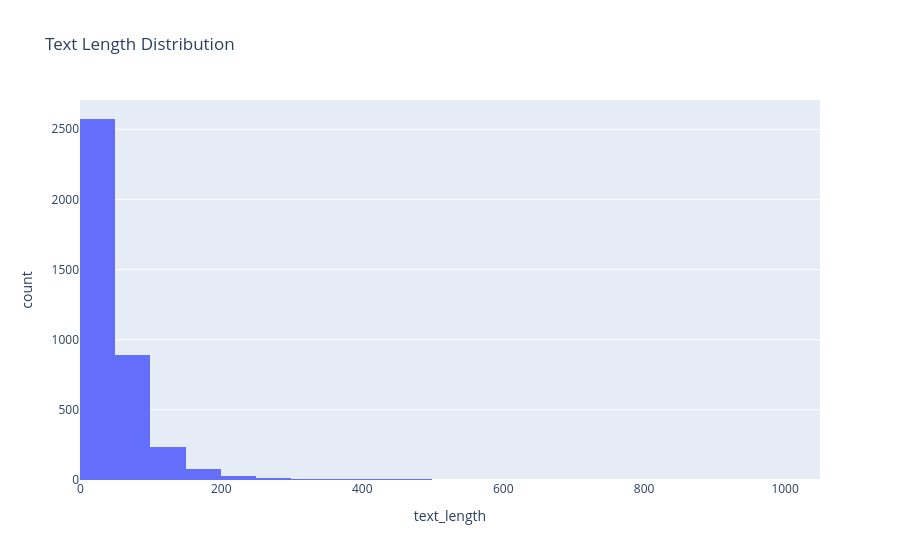

The cell this chart's notebook holds for it:
### Markdown cell above
### D) Text Length Analysis

Text length analysis evaluated the distribution of post lengths in characters.  

This insight helps determine appropriate tokenization limits, sequence lengths for NLP models, and detection of unusually short or long posts that may affect model performance.

### Code cell
eda.text_length_analysis()

### Figure 1 — Plotly figure (JSON) as saved in the notebook; plotly's stock layout.template omitted (floating-point values rounded to 4 significant figures; data arrays with more than 128 entries replaced by an {"elided": "..."} marker saying what was removed)
{"data": [{"bingroup": "x", "hovertemplate": "text_length=%{x}<br>count=%{y}<extra></extra>", "legendgroup": "", "marker": {"color": "#636efa", "pattern": {"shape": ""}}, "name": "", "nbinsx": 50, "orientation": "v", "showlegend": false, "type": "histogram", "x": {"elided": "3845 int values"}, "xaxis": "x", "yaxis": "y"}], "layout": {"barmode": "relative", "legend": {"tracegroupgap": 0}, "title": {"text": "Text Length Distribution"}, "xaxis": {"anchor": "y", "domain": [0, 1], "title": {"text": "text_length"}}, "yaxis": {"anchor": "x", "domain": [0, 1], "title": {"text": "count"}}}}
